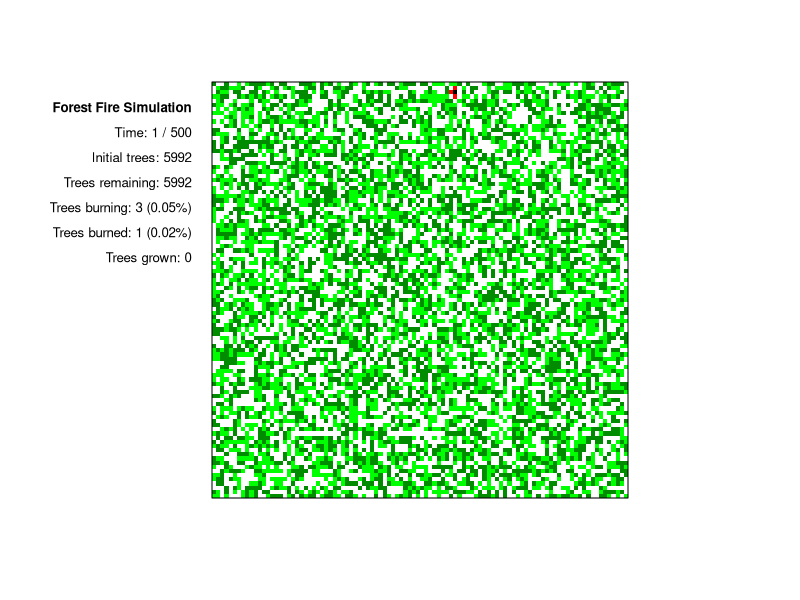
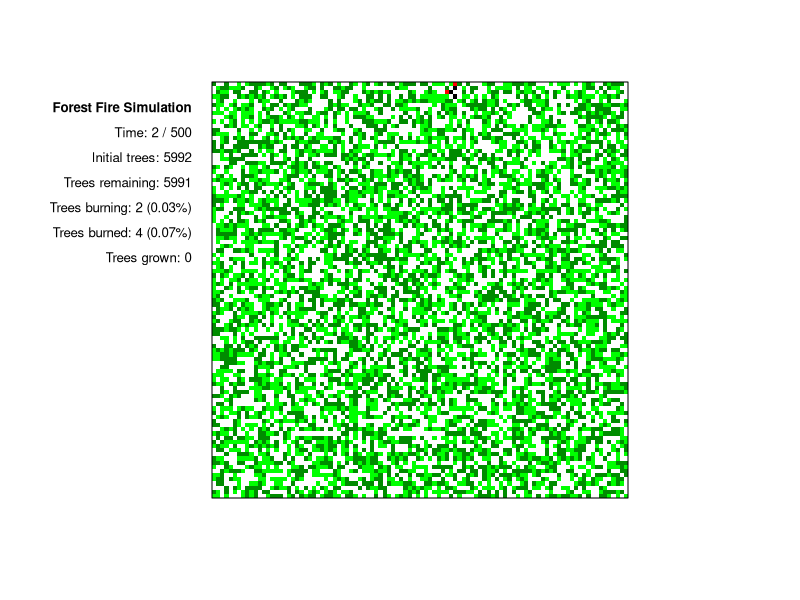
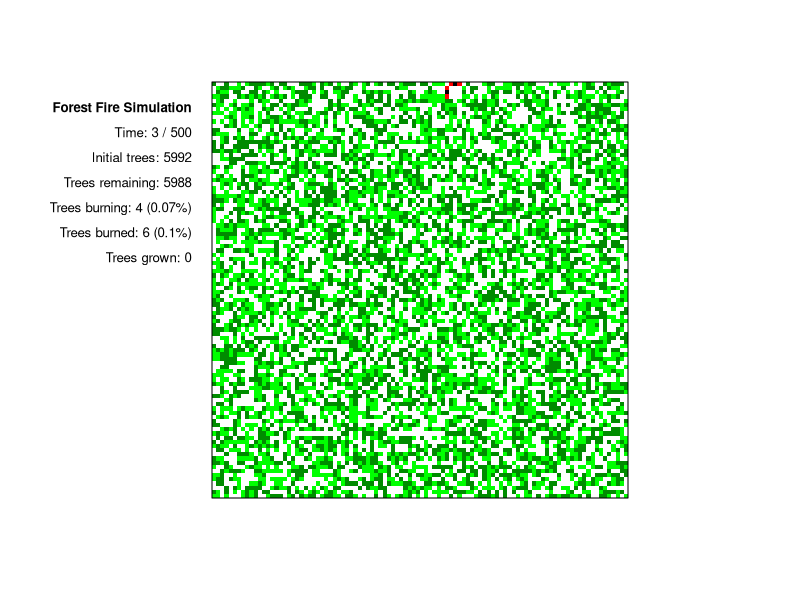
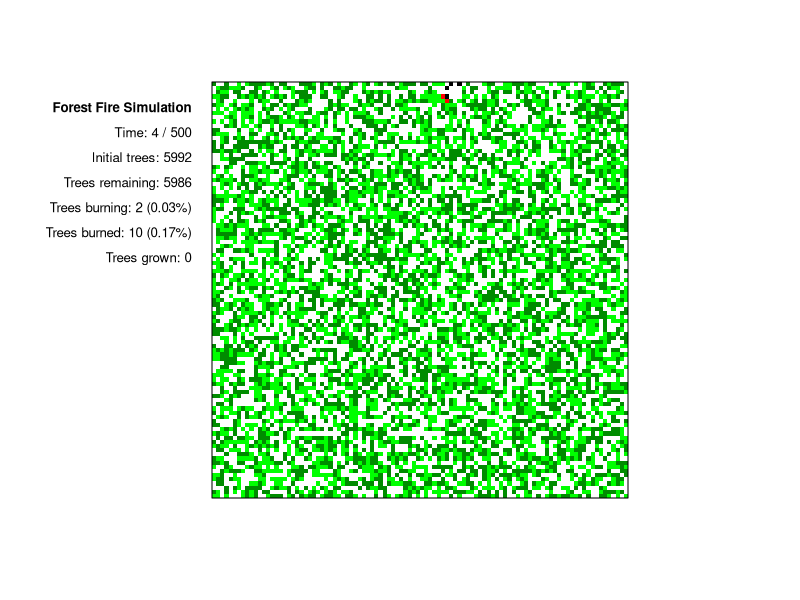
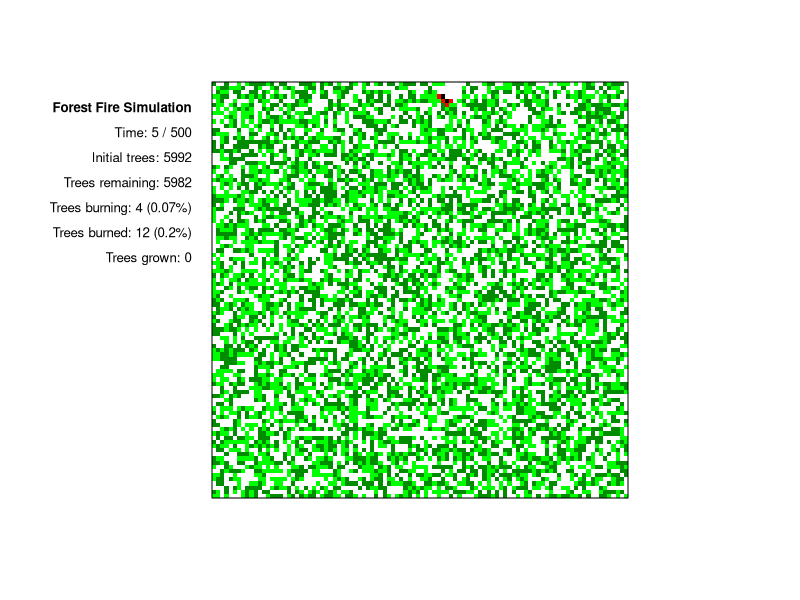
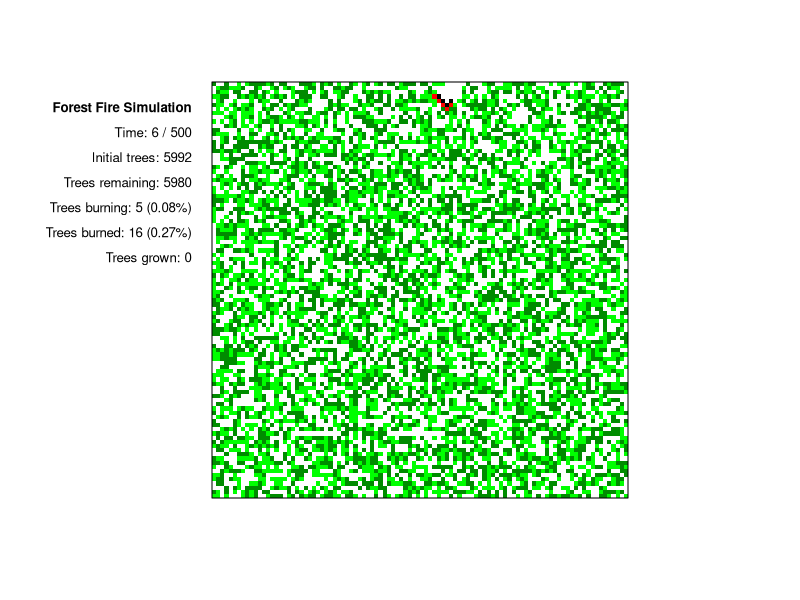
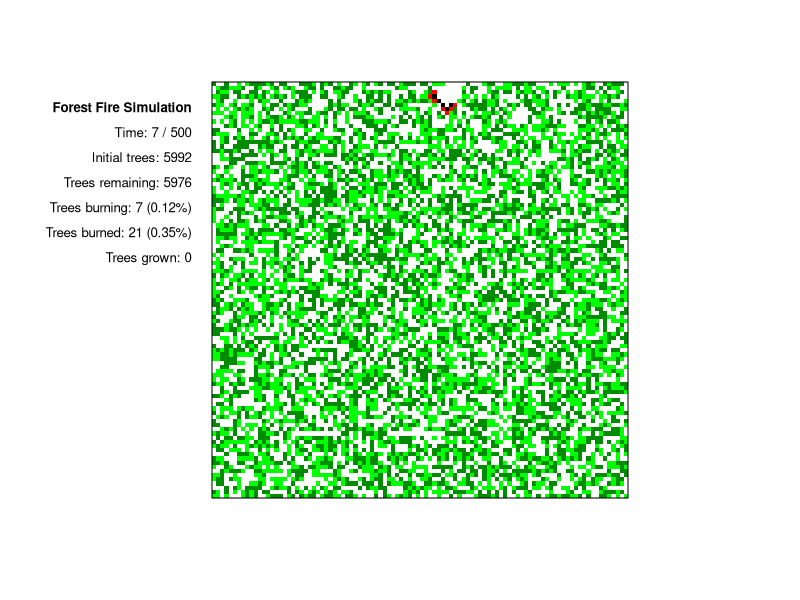
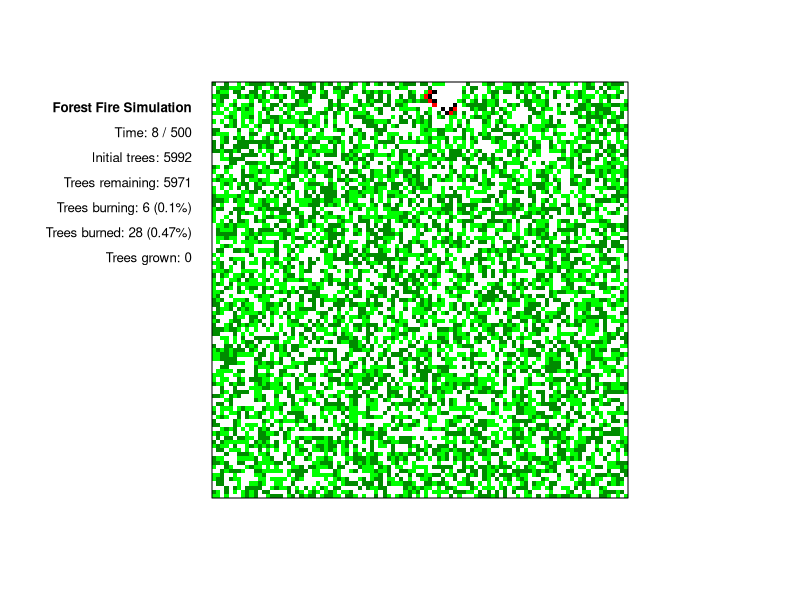

Reproduce these figures in R, in order.
# Title: Simulate and visualize forest fire dynamics
# Author: Przemyslaw Marcowski, PhD
# Email: p.marcowski@gmail.com
# Date: 2024-02-03
# Copyright (c) 2024 Przemyslaw Marcowski

# This code is licensed under the MIT license found in the
# LICENSE file in the root directory of this source tree.

# This script simulates the spread of fire through a forest, representing a
# simplified model of wildfire behavior. The forest is modeled as a grid where
# each cell can be in one of five states: empty, green tree, dark green tree,
# burning tree, or burned tree. Trees grow at a specified rate in empty cells,
# and fire spreads from burning trees to adjacent trees with a certain
# probability. Over time, burning trees transition to a burned state, and then
# to empty, mimicking the cycle of forest regeneration and destruction. The
# simulation visualizes the dynamic process of forest fires, including the
# ignition, spread, and aftermath of fires over a defined number of steps.
# Parameters such as tree growth rate, fire spread chance, and the initial
# density of trees can be adjusted to explore different fire dynamics. The
# script also calculates and displays various statistics related to the forest
# state, such as the number of initial trees, remaining trees, burning trees,
# burned trees, and grown trees, along with their percentages.

# Initialize parameters
grid_size <- 100 # size of the grid (number of cells in each dimension)
tree_growth_rate <- 0 # probability of tree growth in an empty cell (0-1)
fire_spread_chance <- 1 # probability of fire spreading to adjacent trees (0-1)
initial_trees_density <- 0.6 # initial percentage of the grid covered with trees (0-1)
tlength <- 500 # total number of simulation steps
color_map <- c("white", "green", "green4", "red", "black") # color map for visualizing forest state

# Initialize the grid
# 0 = empty cell
# 1 = green tree
# 2 = dark green tree
# 3 = burning tree
# 4 = burned tree
forest_grid <- matrix(
  sample(
    0:4, grid_size^2,
    replace = TRUE,
    prob = c(1 - initial_trees_density, initial_trees_density * 0.5, initial_trees_density * 0.5, 0, 0)
  ),
  nrow = grid_size, ncol = grid_size
)

simulate_forest_fire <- function(tlength) {
  # Simulates and visualizes forest fire dynamics.
  # Updates forest state grid based on the current grid configuration.
  # Applies rules of tree growth, fire spread, and the aftermath
  # of a burn to each cell in the grid.
  #
  # Args:
  #   grid: A matrix representing the current state of the forest.
  #
  # Returns:
  #   A matrix representing the updated state of the forest after applying
  #   growth and fire spread rules.
  
  .update_forest <- function(grid) {
    # Internal function for updating forest state grid
    new_grid <- grid
    fire_spread <- FALSE # flag to indicate if fire has spread
    
    for (row in 1:nrow(grid)) {
      for (col in 1:ncol(grid)) {
        neighbors <- c(
          grid[row, max(col - 1, 1)],
          grid[max(row - 1, 1), col],
          grid[row, min(col + 1, ncol(grid))],
          grid[min(row + 1, nrow(grid)), col]
        )
        
        # Handle growth and fire spread for green and dark green trees
        if (grid[row, col] == 1 || grid[row, col] == 2) {
          if (any(neighbors == 3) && runif(1) < fire_spread_chance) { # check for burning neighbors
            new_grid[row, col] <- 3 # tree catches fire
            fire_spread <- TRUE
          }
        } else if (grid[row, col] == 0 && runif(1) < tree_growth_rate) {
          new_grid[row, col] <- sample(1:2, 1, TRUE) # new tree grows (green or dark green)
        } else if (grid[row, col] == 3) {
          new_grid[row, col] <- 4 # tree burns down
        } else if (grid[row, col] == 4) {
          new_grid[row, col] <- 0 # burned tree becomes empty
        }
      }
    }
    return(list(new_grid, fire_spread))
  }
  
  # Initialize counters
  initial_trees <- sum(forest_grid > 0)
  trees_burned_total <- 0
  trees_grown_total <- 0
  
  # Run simulation for each time step (t) up to total simulation length (tlength)
  for (t in 1:tlength) {
    
    # Initiate fire at random tree in first step
    if (t == 1) {
      forest_grid[sample(1:grid_size, 1), sample(1:grid_size, 1)] <- 3
    }
    
    # Get current forest state
    forest_state <- .update_forest(forest_grid)
    forest_grid <- forest_state[[1]]
    fire_spread <- forest_state[[2]]
    
    # Calculate statistics
    trees_burning <- sum(forest_grid == 3)
    trees_burned <- sum(forest_grid == 4)
    trees_remaining <- sum(forest_grid > 0)
    trees_grown <- max(0, sum(forest_grid == 1 | forest_grid == 2) - (trees_remaining - trees_burned))
    trees_grown_total <- trees_grown_total + trees_grown
    trees_burned_total <- trees_burned_total + trees_burned
    
    # Calculate percentages
    trees_burning_percent <- ifelse(trees_remaining > 0, round(trees_burning / trees_remaining * 100, 2), 0)
    trees_burned_percent <- ifelse(initial_trees + trees_grown_total > 0, round(trees_burned_total / (initial_trees + trees_grown_total) * 100, 2), 0)
    
    if (!fire_spread) { # if fire did not spread, stop simulation
      message("Simulation stopped early. Fire died down at time: ", t)
      break
    }
    
    # Visualize current forest state
    par(mfrow = c(1, 1), pty = "s")
    image(1:grid_size, 1:grid_size, t(forest_grid), col = color_map, axes = FALSE, xlab = "", ylab = "")
    box()
    
    # Display statistics
    
    # Set horizontal and vertical offsets for labels positioning relative to plot
    x_offset <- 2
    y_offset <- 0.06
    
    # Create vector of labels for statistics
    labels <- c(
      substitute(paste(bold("Forest Fire Simulation"))),
      paste("Time:", t, "/", tlength),
      paste("Initial trees:", initial_trees),
      paste("Trees remaining:", trees_remaining),
      paste0("Trees burning: ", trees_burning, " (", trees_burning_percent, "%)"),
      paste0("Trees burned: ", trees_burned_total, " (", trees_burned_percent, "%)"),
      paste0("Trees grown: ", trees_grown_total)
    )
    
    # Generate sequence of y-coordinates for labels
    y_coords <- seq(
      from = grid_size - y_offset * grid_size, 
      by = -y_offset * grid_size, 
      length.out = length(labels)
    )
    
    # Display labels by applying text function to each label and y-coordinate
    mapply(
      text, 
      x = rep(-x_offset, length(labels)),
      y = y_coords,
      labels = labels,
      pos = 2,
      cex = 0.8,
      xpd = TRUE
    )
    
    Sys.sleep(0.1) # pause for animation effect
    
    # Message simulation complete
    if (t == tlength) {
      message("Simulation complete after specified time:", tlength)
    }
  }
}

# Run simulation for specified time steps
simulate_forest_fire(tlength)